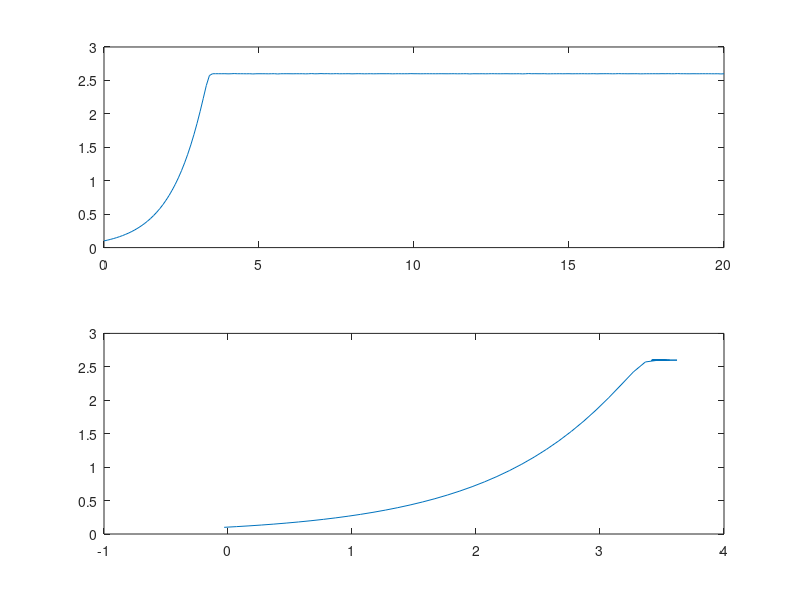

Write MATLAB code to recreate this figure.
% a and b
umax=1;
ks=0.1;
yxs=0.5;
x0=0.1;
s0=5;
tspan=[0:0.1:20];
[t,x]=ode45(@(t,x) ((umax*(((x0-x)/yxs)+s0))/(ks+(((x0-x)/yxs)+s0)))*x, tspan,x0);
alpha=((ks*yxs)+(yxs*s0)+x0)/((yxs*s0)+x0);
beta=(ks*yxs)/(x0+yxs*s0);
y=x;
z=(1/umax)*((alpha*log(y/x0))-(beta*log(((yxs*s0)+x0-y)/yxs)));
subplot(2,1,1)
plot(t,x); %plots the numerical solution
subplot(2,1,2)
plot(z,y);   %plots the analytical soultion


